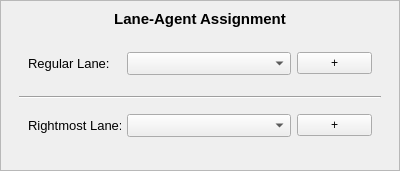
<?xml version="1.0" encoding="UTF-8"?>
<ui version="4.0">
 <class>TrafficLanesView</class>
 <widget class="QWidget" name="TrafficLanesView">
  <property name="geometry">
   <rect>
    <x>0</x>
    <y>0</y>
    <width>400</width>
    <height>171</height>
   </rect>
  </property>
  <property name="windowTitle">
   <string>Form</string>
  </property>
  <property name="styleSheet">
   <string notr="true">TrafficLanesView {
  background-color: #cdcdcd;
}</string>
  </property>
  <layout class="QVBoxLayout" name="verticalLayout_2">
   <property name="spacing">
    <number>0</number>
   </property>
   <property name="leftMargin">
    <number>0</number>
   </property>
   <property name="topMargin">
    <number>0</number>
   </property>
   <property name="rightMargin">
    <number>0</number>
   </property>
   <property name="bottomMargin">
    <number>0</number>
   </property>
   <item>
    <widget class="QFrame" name="frame">
     <property name="styleSheet">
      <string notr="true">TrafficParametersView {
  background-color: #cdcdcd;
}</string>
     </property>
     <property name="frameShape">
      <enum>QFrame::StyledPanel</enum>
     </property>
     <property name="frameShadow">
      <enum>QFrame::Plain</enum>
     </property>
     <layout class="QVBoxLayout" name="verticalLayout_3">
      <item>
       <widget class="QLabel" name="Title">
        <property name="font">
         <font>
          <pointsize>11</pointsize>
          <weight>75</weight>
          <bold>true</bold>
         </font>
        </property>
        <property name="text">
         <string>Lane-Agent Assignment</string>
        </property>
        <property name="alignment">
         <set>Qt::AlignCenter</set>
        </property>
       </widget>
      </item>
      <item>
       <widget class="QWidget" name="LanesWidget" native="true">
        <layout class="QVBoxLayout" name="verticalLayout">
         <item>
          <widget class="QWidget" name="RegularLaneHeader" native="true">
           <layout class="QHBoxLayout" name="horizontalLayout">
            <item>
             <widget class="QLabel" name="RegularLane">
              <property name="maximumSize">
               <size>
                <width>93</width>
                <height>16777215</height>
               </size>
              </property>
              <property name="font">
               <font>
                <pointsize>10</pointsize>
                <underline>false</underline>
               </font>
              </property>
              <property name="text">
               <string>Regular Lane:</string>
              </property>
             </widget>
            </item>
            <item>
             <widget class="QComboBox" name="RegularLaneAgent">
              <property name="sizePolicy">
               <sizepolicy hsizetype="Preferred" vsizetype="Fixed">
                <horstretch>0</horstretch>
                <verstretch>0</verstretch>
               </sizepolicy>
              </property>
              <property name="minimumSize">
               <size>
                <width>0</width>
                <height>23</height>
               </size>
              </property>
              <property name="styleSheet">
               <string notr="true"/>
              </property>
             </widget>
            </item>
            <item>
             <widget class="QPushButton" name="addRegularLaneAgent">
              <property name="maximumSize">
               <size>
                <width>75</width>
                <height>16777215</height>
               </size>
              </property>
              <property name="text">
               <string>+</string>
              </property>
             </widget>
            </item>
           </layout>
          </widget>
         </item>
         <item>
          <widget class="QWidget" name="RegularLaneWidget" native="true">
           <layout class="QVBoxLayout" name="RegularLaneLayout">
            <property name="spacing">
             <number>0</number>
            </property>
            <property name="leftMargin">
             <number>9</number>
            </property>
            <property name="topMargin">
             <number>0</number>
            </property>
            <property name="rightMargin">
             <number>9</number>
            </property>
            <property name="bottomMargin">
             <number>0</number>
            </property>
           </layout>
          </widget>
         </item>
         <item>
          <widget class="Line" name="line">
           <property name="orientation">
            <enum>Qt::Horizontal</enum>
           </property>
          </widget>
         </item>
         <item>
          <widget class="QWidget" name="RightmostLaneHeader" native="true">
           <layout class="QHBoxLayout" name="horizontalLayout_2">
            <item>
             <widget class="QLabel" name="RightmostLane">
              <property name="maximumSize">
               <size>
                <width>93</width>
                <height>16777215</height>
               </size>
              </property>
              <property name="font">
               <font>
                <pointsize>10</pointsize>
                <underline>false</underline>
               </font>
              </property>
              <property name="text">
               <string>Rightmost Lane:</string>
              </property>
             </widget>
            </item>
            <item>
             <widget class="QComboBox" name="RightmostLaneAgent">
              <property name="minimumSize">
               <size>
                <width>0</width>
                <height>23</height>
               </size>
              </property>
              <property name="styleSheet">
               <string notr="true"/>
              </property>
             </widget>
            </item>
            <item>
             <widget class="QPushButton" name="addRightmostLaneAgent">
              <property name="maximumSize">
               <size>
                <width>75</width>
                <height>16777215</height>
               </size>
              </property>
              <property name="text">
               <string>+</string>
              </property>
             </widget>
            </item>
           </layout>
          </widget>
         </item>
         <item>
          <widget class="QWidget" name="RightmostLaneWidget" native="true">
           <layout class="QVBoxLayout" name="RightmostLaneLayout">
            <property name="spacing">
             <number>0</number>
            </property>
            <property name="leftMargin">
             <number>9</number>
            </property>
            <property name="topMargin">
             <number>0</number>
            </property>
            <property name="rightMargin">
             <number>9</number>
            </property>
            <property name="bottomMargin">
             <number>0</number>
            </property>
           </layout>
          </widget>
         </item>
        </layout>
       </widget>
      </item>
     </layout>
    </widget>
   </item>
  </layout>
 </widget>
 <resources/>
 <connections/>
</ui>
